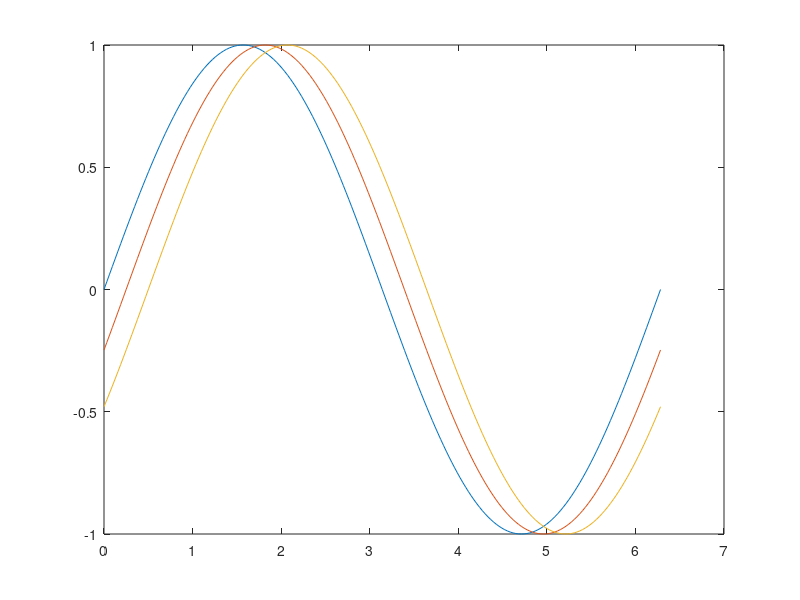

Here is the MATLAB script that generated this plot:
xlabel('x');
ylabel('y');
title('y = sin(x)')
x1 = 0:pi/100:2*pi;
y1 = sin(x1);
y2 = sin(x1 - 0.25);
y3 = sin(x1 - 0.5);
plot(x1,y1,x1,y2,x1,y3)